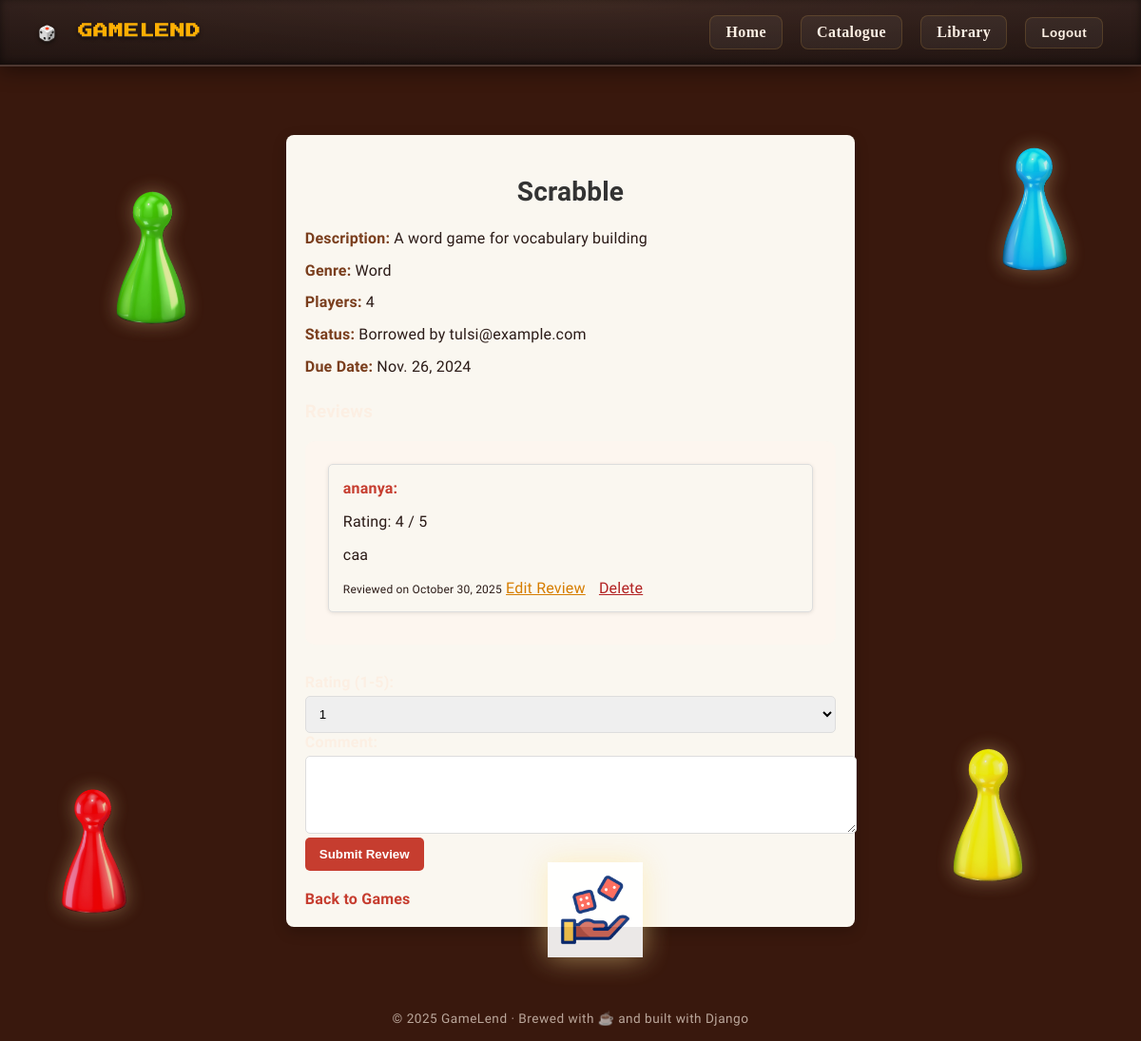
The app's page /games/3/ (signed in) with its own data.
### games/models.py (models this page shows, shortened)
class BoardGame(models.Model):
    title = models.CharField(max_length=100)
    description = models.TextField()
    genre = models.CharField(max_length=50)
    player_count = models.IntegerField()
    borrowed_by = models.ForeignKey(User, on_delete=models.SET_NULL, null=True, blank=True, related_name='borrowed_games')
    borrowed_date = models.DateField(null=True, blank=True)
    due_date = models.DateField(null=True, blank=True)
    return_date = models.DateTimeField(null=True, blank=True)
    is_available = models.BooleanField(default=True)  # Indicates if the game is available for borrowing

class Review(models.Model):
    game = models.ForeignKey(BoardGame, on_delete=models.CASCADE, related_name='reviews')
    user = models.ForeignKey(User, on_delete=models.CASCADE, related_name='reviews')
    rating = models.PositiveSmallIntegerField(choices=[(i, i) for i in range(1, 6)])  # Rating from 1 to 5
    comment = models.TextField()
    created_at = models.DateTimeField(auto_now_add=True)

### games/views.py (the view)
# urls.py: path('<int:game_id>/', views.game_detail, name='game_detail'),
@login_required
def game_detail(request, game_id):
    game = get_object_or_404(BoardGame, id=game_id)
    reviews = game.reviews.all()
    return render(request, 'games/game_detail.html', {'game': game, 'reviews': reviews})

### games/templates/games/game_detail.html (shortened to what this page needs)
{% extends "games/base.html" %}
{% block content %}
<div class="game-container">
    <h2>{{ game.title }}</h2>
    <div class="game-info">
        <p><strong>Description:</strong> {{ game.description }}</p>
        <p><strong>Genre:</strong> {{ game.genre }}</p>
        <p><strong>Players:</strong> {{ game.player_count }}</p>
        <p><strong>Status:</strong>
            {% if game.is_available %}
                Available
            {% else %}
                Borrowed by {{ game.borrowed_by.username }}
            {% endif %}
        </p>
        <p><strong>Due Date:</strong>
            {% if game.due_date %}
                {{ game.due_date|date:"M. d, Y" }}
            {% else %}
                N/A
            {% endif %}
        </p>
    </div>
    <h3>Reviews</h3>
    <div class="reviews-section">
        {% if game.reviews.count > 0 %}
            {% for review in game.reviews.all %}
                <div class="review-item">
                    <strong>{{ review.user.username }}:</strong>
                    <p>Rating: {{ review.rating }} / 5</p>
                    <p>{{ review.comment }}</p>
                    <small>Reviewed on {{ review.created_at|date:"F j, Y" }}</small>
                   {% if review.user == user or user.is_superuser %}
    <a href="{% url 'edit_review' review.id %}" class="button">Edit Review</a>
    <a href="{% url 'delete_review' review.id %}" class="button" style="color:#b22222; margin-left:10px;">Delete</a>
{% endif %}
                </div>
            {% endfor %}
        {% else %}
            <p>No reviews yet.</p>
        {% endif %}
    </div>
    {% if user.is_authenticated %}
    <div class="review-form">
       <form method="POST" action="{% if review %}{% url 'edit_review' review.id %}{% else %}{% url 'add_review' game.id %}{% endif %}">
            <label for="rating">Rating (1-5):</label>
            <select id="rating" name="rating" required>
                <option value="1" {% if review and review.rating == 1 %}selected{% endif %}>1</option>
            </select>
            <label for="comment">Comment:</label>
            <textarea id="comment" name="comment" rows="4" required>{{ review.comment|default:'' }}</textarea>
            <button type="submit">
                {% if review %}Save Changes{% else %}Submit Review{% endif %}
            </button>
        </form>
    </div>
    {% endif %}
    <a href="{% url 'game_list' %}" class="back-link">Back to Games</a>
</div>
{% endblock %}

### games/templates/games/base.html (style rules this page uses)
:root { --bg-dark: #39180d; --bg-card: #39180d; --bg-hover: #39180d; --accent: #ffb703; --accent-hover: #f4a261; --text-light: #fcefe3; }
body { margin: 0; padding: 0; font-family: 'Chakra Petch', sans-serif; background-color: var(--bg-dark); color: var(--text-light); display: flex; flex-direction: column; min-height: 100vh; letter-spacing: 0.2px; }
.reviews-section { background-color: #fdf6ef; border-radius: 10px; padding: 1.5rem; color: #2b1b17; }
.review-item { background: #fffaf3; border: 1px solid rgba(0, 0, 0, 0.1); border-radius: 8px; padding: 1rem; margin-bottom: 1rem; color: #2b1b17; box-shadow: 0 2px 6px rgba(0, 0, 0, 0.1); }
.review-item strong { color: #7a3e1d; font-weight: 600; }
.review-item a { color: #d67d00; text-decoration: underline; font-weight: 500; }
.game-info { color: #2b1b17; line-height: 1.6; font-size: 1rem; margin-bottom: 1.5rem; }
.game-info strong { color: #7a3e1d; font-weight: 600; }
.reviews-section h3, .reviews-section h2, .reviews-section p, .reviews-section small { color: #2b1b17 !important; }

### games/templates/games/game_detail.html (style rules this page uses)
.game-container { max-width: 800px; margin: 40px auto; padding: 20px; background-color: #FAF7F0; border-radius: 8px; box-shadow: 0px 5px 15px rgba(0, 0, 0, 0.2); }
h2 { font-size: 28px; color: #333; text-align: center; margin-bottom: 20px; }
.game-info p { margin: 8px 0; }
.reviews-section { margin-top: 20px; }
.review-item { border: 1px solid #ddd; padding: 15px; margin-bottom: 10px; border-radius: 5px; background-color: #FAF7F0; box-shadow: 0px 1px 4px rgba(0, 0, 0, 0.1); }
.review-item strong { color: #C63D2F; }
.review-item small { color: #999; font-size: 12px; }
.review-form { margin-top: 30px; }
.review-form label { font-weight: bold; font-size: 16px; }
.review-form textarea, .review-form select { width: 100%; padding: 10px; margin-top: 5px; border: 1px solid #ddd; border-radius: 5px; }
.review-form button { background-color: #C63D2F; color: white; padding: 10px 15px; border-radius: 5px; font-weight: bold; border: none; cursor: pointer; transition: background-color 0.3s ease; }
.back-link { display: inline-block; margin-top: 20px; color: #C63D2F; font-weight: bold; text-decoration: none; }

### records on screen
BoardGame: title "Scrabble", description "A word game for vocabulary building", genre "Word", player_count "4", borrowed_by.username "tulsi@example.com", due_date "Nov. 26, 2024"
Review: user.username "ananya", rating "4", comment "caa", created_at "October 30, 2025", shows "Edit Review"
